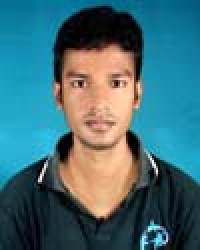
%> input picture CSE_LAB_4TH/401/exam_prep/exam_day/1.jpg, 100 x 125 px (shown 2 times larger)
$ octave historgram_equalization.m   (GNU Octave 9; MATLAB toolbox functions it lacks are replaced by stand-ins)
%> lines starting %> are read from the running program, lines starting %| are printed output that depends on the picture
%conv 1D
clc;
clear all;
close all;

img=imread('1.jpg');
%> img is the input picture: size 125x100x3 uint8; mean R, G, B 66.1, 108.2, 116.2
img=rgb2gray(img);
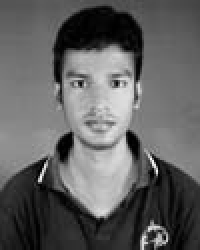
%> img: size 125x100 uint8 (shown 2 times larger); min 0, max 253, mean 96.5

[m n]=size(img);
%> m = 125; n = 100

count=zeros(1,300);

for p=0:255
        numbers=find(p==img(:))
        count(p+1)=length(numbers)/(m*n);
end
%> this loop made 256 passes
%> numbers on pass 60: [967; 3344; 3415; 4474; 4568; 7776; 8409; 8696]
%> after the loop, count = 300 values, max 0.0122 at index 132, min 0 at index 227, mean 0.00333

s=zeros(1,256);
sk=zeros(1,256);

s(1)=count(1);
sk(1)=round(s(1)*255);
for i=2:256
    s(i)=s(i-1)+count(i);
    sk(i)=round(s(i)*255);
end
%> after the loop, s = 256 values from 0.00256 to 1; sk = 256 values from 1 to 255

for p=0:255
    for i=1:m
        for j=1:n
            if(img(i,j)==p)
                b(i,j)=sk(p+1);
            end
        end
    end
end
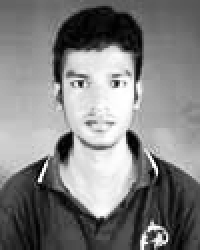
%> b: size 125x100 double (shown 2 times larger); min 1, max 255, mean 128.3

subplot(2,1,1)
imshow(img);
subplot(2,1,2)

imshow(uint8(b));

$ run again, with CSE_LAB_4TH/401/exam_prep/exam_day/8.jpg copied over CSE_LAB_4TH/401/exam_prep/exam_day/1.jpg
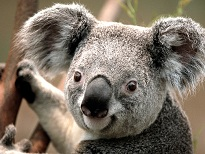
%> input picture CSE_LAB_4TH/401/exam_prep/exam_day/8.jpg, 205 x 154 px
%> img is the input picture: size 154x205x3 uint8; mean R, G, B 124.8, 114.2, 101.4
%> `img=rgb2gray(img);`:
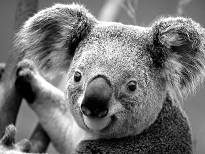
%> img: size 154x205 uint8; min 0, max 255, mean 115.9
%> after the loop `for p=0:255`: count = 300 values, max 0.00979 at index 105, min 0 at index 257, mean 0.00333
%> after the loop `for i=2:256`: s = 256 values from 0.00526 to 1; sk = 256 values from 1 to 255
%> after the loop `for p=0:255`:
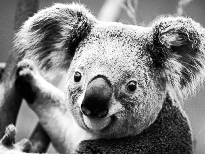
%> b: size 154x205 double; min 1, max 255, mean 128.1
